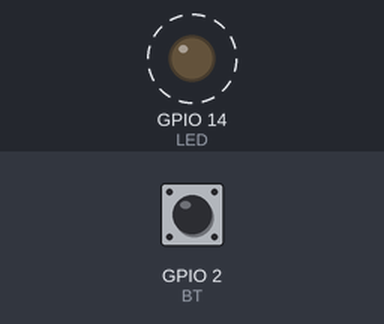
A sketch run on a simulated ESP32. Parts: output pins drawn as LEDs (lit = HIGH). Dashed ring = blinking. Inputs (shaded band) come from the test bench; at power-on: GPIO 2 (BT) HIGH. What the sketch prints to the serial monitor is not drawn.

Above: at 1.2 s.
1.3 s: GPIO 2 (BT) pulled LOW for 0.15 s
Timing chart, 0 to 10.3 s (numbered marks = the images above; inputs shaded):
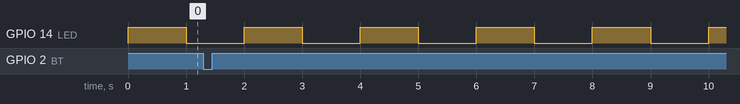

Measured:
- by itself, GPIO 14 (LED): alternates HIGH for 1.0 s and LOW for 1.0 s

The sketch:

queue_2.ino
```cpp
/*********************************************************
* Exemplo que demonstra como enviar valores para uma fila
* a partir de uma ISR (Interrup Service Routine)
* Por: Fábio Souza
*********************************************************/
#define LED_VERMELHO 14   // Pino do LED Vermelho
#define LED_VERDE 13      // Pino do LED Verde
#define LED_AZUL 12       // Pino do LED Azul
#define BOTAO_1 7         // Pino do Botão 1
#define BOTAO_2 6         // Pino do Botão 2
#define BOTAO_3 5         // Pino do Botão 3
#define BOTAO_4 4         // Pino do Botão 4
#define BOTAO_5 3         // Pino do Botão 5
#define BOTAO_6 2         // Pino do Botão 6
#define BUZZER  17        // Pino Do Buzzer

#include"freertos/FreeRTOS.h"
#include"freertos/task.h"
#include"freertos/queue.h"

const int LED =  LED_VERMELHO;    // Pino do LED
const int BT = BOTAO_6;           // Pino do Botão

QueueHandle_t xFila;              // Cria a fila
TaskHandle_t xTask1Handle;        // Cria a TaskHandle_t

void vTask1(void *pvParameters);  // Protótipo da Task1

// Função de callback da interrupção
void trataISR_BT(){
  static int valor;                     // Variável estática para contar o número de interrupções
  valor++;                              // Incrementa a variável
  xQueueSendFromISR(xFila,&valor,NULL); // Envia o valor para a fila a partir da ISR
}


void setup() {
  Serial.begin(9600);                                             // Inicializa a Serial
  pinMode(LED,OUTPUT);                                            // Configura o LED como saída
  pinMode(BT,INPUT_PULLUP);                                       // Configura o Botão como entrada
  attachInterrupt(digitalPinToInterrupt(BT),trataISR_BT,FALLING); // Configura a interrupção para o Botão borda de descida

  xFila = xQueueCreate(255,sizeof(int));                          // Cria a fila com 255 elementos do tipo int
  xTaskCreate(vTask1,"Task 1",configMINIMAL_STACK_SIZE + 1024,NULL,1,&xTask1Handle); // Cria a Task1
}

void loop() {
  digitalWrite(LED,!digitalRead(LED));                        // Inverte o estado do LED
  vTaskDelay(pdMS_TO_TICKS(1000));                            // Delay de 1 segundo
}

void vTask1(void *pvParameters){

  int valorRecebido;                                          // Variável para armazenar o valor recebido da fila

  while(1){
    xQueueReceive(xFila,&valorRecebido,portMAX_DELAY);          // Aguarda um valor ser enviado para a fila
    Serial.println("BT Pressionado: " + String(valorRecebido)); // Imprime o valor recebido
  }
}
```
